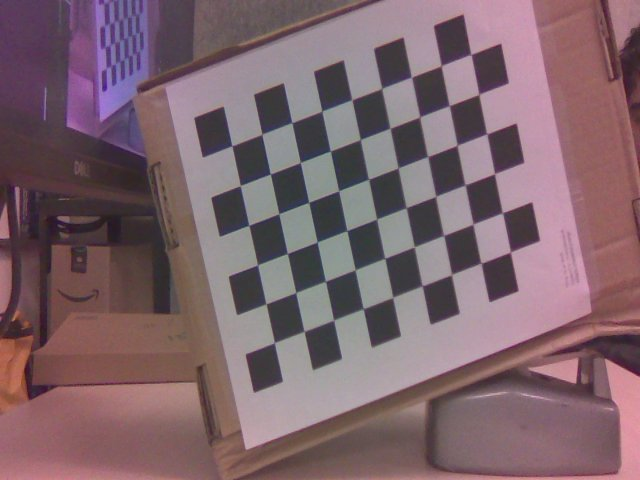
//> input picture nvcamtest_11984_s00_00003.jpg, 640 x 480 px
$ ./pRectify   (built with g++ and OpenCV 4)
//> lines starting //> are read from the running program, lines starting //| are printed output that depends on the picture
#include <opencv2/opencv.hpp>
#include <opencv2/calib3d.hpp>
#include <iostream>

using namespace cv;
using namespace std;

int main() {

// Load left and right stereo images
    Mat leftImageColor  = imread("nvcamtest_11984_s00_00003.jpg");
//> leftImageColor is the input picture: 480 rows x 640 cols, CV_8UC3; mean B, G, R 108.4, 101, 125.8
    Mat rightImageColor = imread("nvcamtest_12058_s01_00003.jpg");
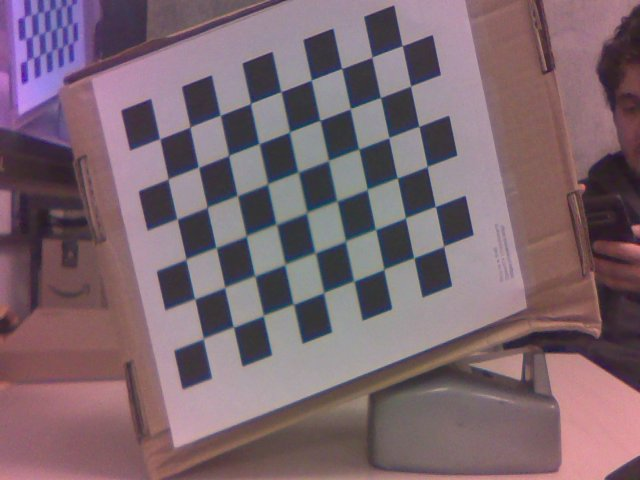
//> input picture nvcamtest_12058_s01_00003.jpg, 640 x 480 px
//> rightImageColor is the input picture: 480 rows x 640 cols, CV_8UC3; mean B, G, R 111.8, 102.6, 124.3

     cv::Mat leftImage,rightImage;
     cv::cvtColor(leftImageColor,leftImage, cv::COLOR_BGR2GRAY);
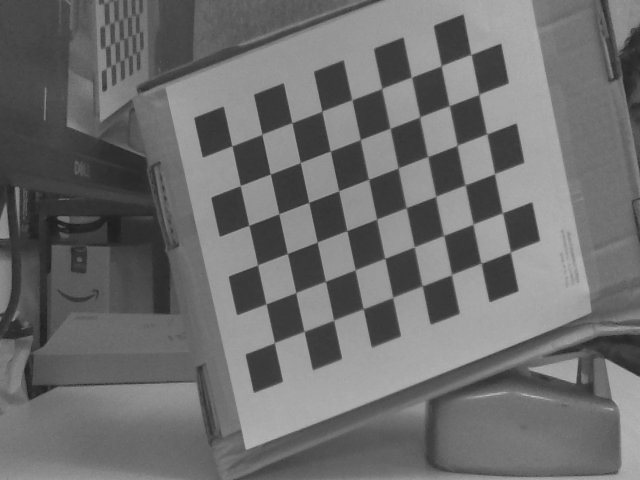
//> leftImage: 480 rows x 640 cols, CV_8UC1; min 28, max 187, mean 109.3
     cv::cvtColor(rightImageColor,rightImage, cv::COLOR_BGR2GRAY);
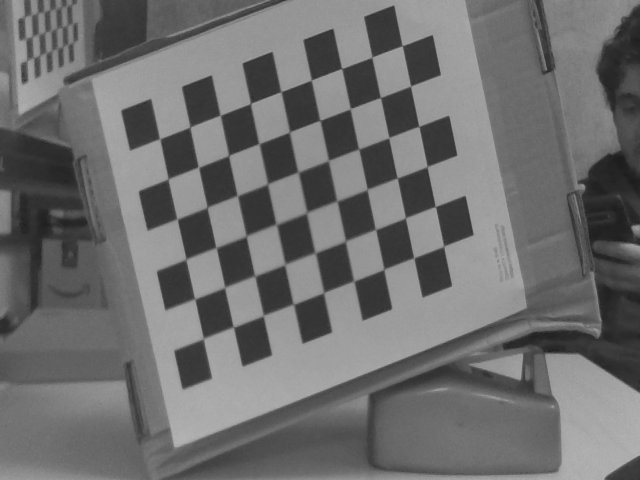
//> rightImage: 480 rows x 640 cols, CV_8UC1; min 28, max 182, mean 110.1

    imshow("left",leftImage);
    imshow("right",rightImage);

    if (leftImage.empty() || rightImage.empty()) {
        cout << "Error: Could not load stereo images!" << endl;
        return -1;
    }


// Camera parameters (intrinsic matrices)
       Mat cameraMatrix1 = (Mat_<double>(3,3) << 584.7110214378362, 0, 309.3584751309851,
                                                 0, 775.9928265718431, 201.2808235919595,
                                                  0,0,1);
        Mat cameraMatrix2 = (Mat_<double>(3,3) << 594.388935588237, 0, 320.4875022779982,
                                                  0, 789.9350531808199, 193.1161030497741,
                                                  0 ,0, 1);

        // Distortion coefficients
        Mat distCoeffs1 = (Mat_<double>(1, 5) << -0.1634478674188373, 1.13692367560844, -0.008013388948795832, -0.003440734640517225, -2.16937218407675);
        Mat distCoeffs2 = (Mat_<double>(1, 5) << -0.15831993845105781, 0.9545853146439264, -0.003136577286588905, -0.00450147348927946, -1.872148001614667);

//Rotation matrix R:
 Mat R = (Mat_<double>(3,3) << 0.9999249611524121, 0.001980748961238986, 0.01208919757054656,
                              -0.001974954295619306, 0.9999979291146271, -0.0004912453432377702,
                              -0.01209014556890748, 0.0004673328680807988, 0.9999268023111058);
//Translation vector T:
Mat T = (Mat_<double>(3,1) << -57.3178332594807,
                              -0.05226267397674714,
                              0.4095876280348906);
// Output rectification transforms, projection matrices, and disparity-to-depth mapping matrix
    Mat R1, R2, P1, P2, Q;

    // Compute rectification transforms
    stereoRectify(cameraMatrix1, distCoeffs1, cameraMatrix2, distCoeffs2, leftImage.size(),
    R, T, R1, R2, P1, P2, Q, CALIB_ZERO_DISPARITY,-1,leftImage.size());

    // Compute undistortion and rectification maps
    Mat map1x, map1y, map2x, map2y;
    initUndistortRectifyMap(cameraMatrix1, distCoeffs1, R1, P1, leftImage.size(), CV_32FC1, map1x, map1y);
    initUndistortRectifyMap(cameraMatrix2, distCoeffs2, R2, P2, rightImage.size(), CV_32FC1, map2x, map2y);

    // Apply rectification
    Mat rectifiedLeft, rectifiedRight;
    remap(leftImage, rectifiedLeft, map1x, map1y, INTER_LINEAR);
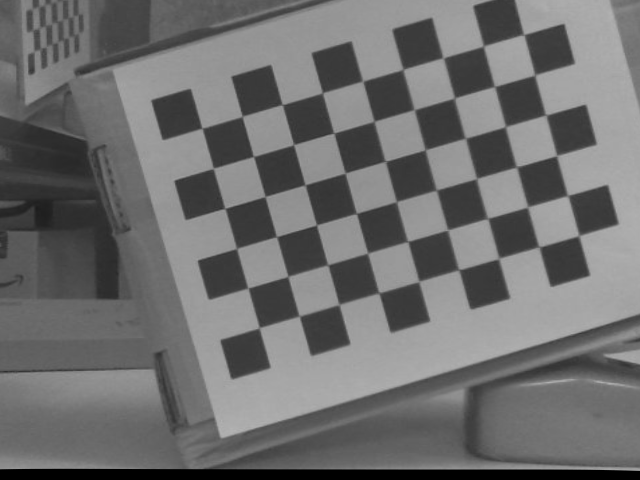
//> rectifiedLeft: 480 rows x 640 cols, CV_8UC1; min 0, max 180, mean 110.4
    remap(rightImage, rectifiedRight, map2x, map2y, INTER_LINEAR);
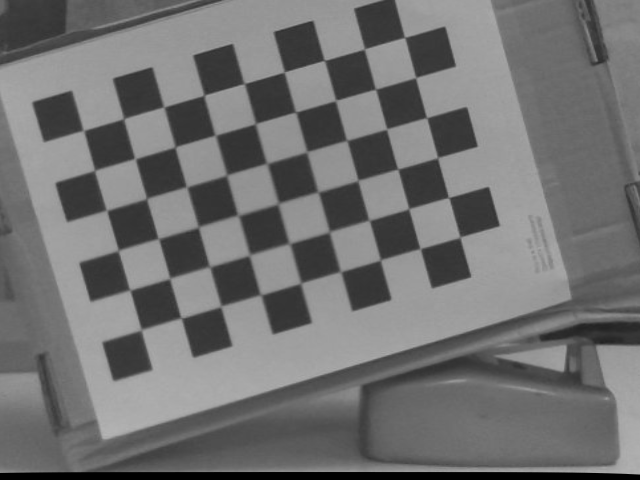
//> rectifiedRight: 480 rows x 640 cols, CV_8UC1; min 0, max 182, mean 113
    FileStorage fs("lookupTables.xml",FileStorage::WRITE);
    fs << "Map1x" << map1x;
    fs << "Map1y" << map1y;
    fs << "Map2x" << map2x;
    fs << "Map2y" << map2y;
    fs.release();

    // Display results
    imshow("Rectified Left Image", rectifiedLeft);
    imshow("Rectified Right Image", rectifiedRight);

   // Display original images
    imwrite("leftRectified.jpg", rectifiedLeft);
    imwrite("rightRectified.jpg", rectifiedRight);
    waitKey(0);
    return 0;
}
